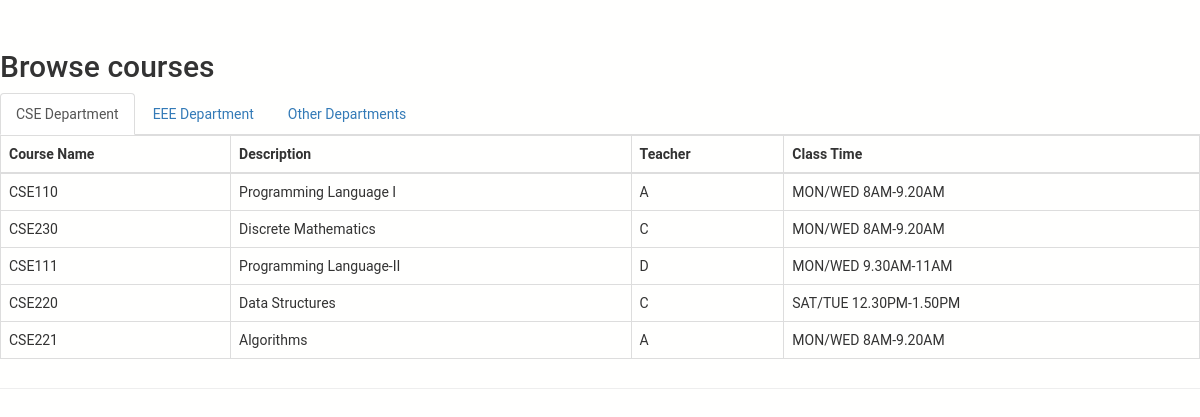
Screenshot of /view/browsev2.php (signed in) with the database file from the repository.
### tables this page shows
CREATE TABLE `course` (
  `id` int(6) UNSIGNED NOT NULL,
  `name` varchar(6) NOT NULL,
  `description` text NOT NULL,
  `teacher` varchar(100) NOT NULL,
  `coursetype` varchar(3) NOT NULL DEFAULT 'CSE',
  `appointment` varchar(100) NOT NULL,
  `user` varchar(50) NOT NULL,
  `longdes` varchar(1000) NOT NULL,
  `filelink` varchar(100) NOT NULL,
  `prereq` varchar(50) NOT NULL
);

### view/browsev2.php (the view, shortened to what this page needs)
<!DOCTYPE html>
<html lang="en">
<head>
  <link rel="stylesheet" href="https://maxcdn.bootstrapcdn.com/bootstrap/3.4.0/css/bootstrap.min.css">
  <link rel="stylesheet" href="style.css">
</head>
<body>
<div class="page-header">
     <h2>Browse courses</h2>
<div class="bs-docs-example">
    <ul id="myTab" class="nav nav-tabs">
        <li class="active"><a href="#cse" data-toggle="tab">CSE Department</a>
        </li>
        <li><a href="#eee" data-toggle="tab">EEE Department</a>
        </li>
        <li><a href="#other" data-toggle="tab">Other Departments</a>
        </li>
    </ul>
    <div id="myTabContent" class="tab-content">
        <div class="tab-pane fade in active" id="cse">
            <table class="table table-bordered">
                <thead>
                    <tr>
                        <th>Course Name</th>
                        <th>Description</th>
                        <th>Teacher</th>
                        <th>Class Time</th>
                    </tr>
                </thead>
                <tbody>
                <?php
$conn = mysqli_connect("localhost", "root", "", "testsite");
$sql = "SELECT name, description, teacher, coursetype, appointment FROM course";
$result = $conn->query($sql);
if ($result->num_rows > 0) {
while($row = mysqli_fetch_array($result)) {
    if($row["coursetype"] === "CSE"){
        $name = $row['name'];
        echo "<tr>";
        echo "<td>" . ''.$name.'' . "</td>";
        echo "<td>" . $row['description'] . "</td>";
        echo "<td>" . $row['teacher'] . "</td>";
        echo "<td>" . $row['appointment'] . "</td>";
        echo "<tr>";
    }
}
echo "</table>";
} else { echo "0 results"; }
?>
        </div>
    </div>
</div>
</body>
</html>

### view/style.css (style rules this page uses)
body { background-color: #FFFFFE; background-image: linear-gradient(62deg, #FFFFFF0%, #FFFFFF 100%); height: 100%; margin-top: 50px; background-repeat: no-repeat; background-attachment: fixed; font-family: 'Roboto', sans-serif; }
html { height: 100%; }

### rows the page displays
course: name "CSE110", description "Programming Language I", teacher "A", appointment "MON/WED 8AM-9.20AM"
course: name "CSE230", description "Discrete Mathematics", teacher "C", appointment "MON/WED 8AM-9.20AM"
course: name "CSE111", description "Programming Language-II", teacher "D", appointment "MON/WED 9.30AM-11AM"
course: name "CSE220", description "Data Structures", teacher "C", appointment "SAT/TUE 12.30PM-1.50PM"
course: name "CSE221", description "Algorithms", teacher "A", appointment "MON/WED 8AM-9.20AM"
